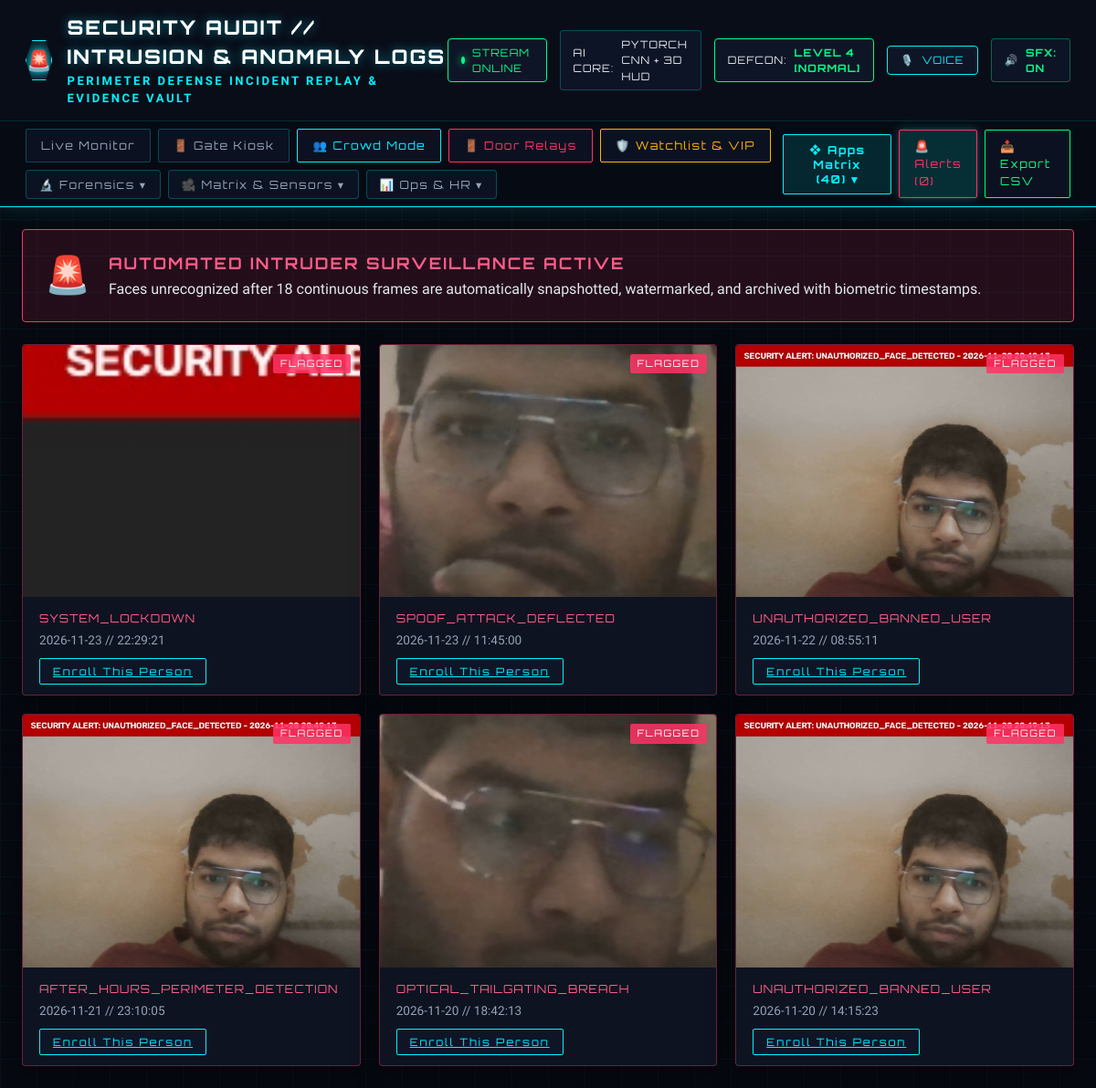
Screenshot of /alerts with the database file from the repository.
### tables this page shows
CREATE TABLE security_alerts (
                    id INTEGER PRIMARY KEY AUTOINCREMENT,
                    timestamp TEXT NOT NULL,
                    date TEXT NOT NULL,
                    time TEXT NOT NULL,
                    snapshot_url TEXT NOT NULL,
                    event_type TEXT DEFAULT 'UNAUTHORIZED_ACCESS',
                    status TEXT DEFAULT 'FLAGGED'
                );

### app.py (the view)
@app.route('/alerts')
def alerts_view():
    alerts = db.get_security_alerts(limit=30)
    return render_template('alerts.html', alerts=alerts)

### attendance_engine/db.py (called while the page is built)
    def _get_connection(self):
        conn = sqlite3.connect(self.db_path, check_same_thread=False)
        conn.row_factory = sqlite3.Row
        return conn

    def get_security_alerts(self, limit=20):
        with self._get_connection() as conn:
            cursor = conn.cursor()
            cursor.execute("SELECT * FROM security_alerts ORDER BY id DESC LIMIT ?", (limit,))
            return [dict(row) for row in cursor.fetchall()]

### templates/alerts.html (shortened to what this page needs)
<!DOCTYPE html>
<html lang="en">
<head>
  <link rel="stylesheet" href="/static/css/style.css">
</head>
<body>
    {% set active_page = 'alerts' %}
  {% set nav_icon = '🚨' %}
  {% set nav_title = 'SECURITY AUDIT // INTRUSION & ANOMALY LOGS' %}
  {% set nav_subtitle = 'PERIMETER DEFENSE INCIDENT REPLAY & EVIDENCE VAULT' %}
  {% include 'nav_header.html' %}
  <main class="main-container">
    <div class="alerts-banner-card">
      <div class="alert-icon-big">🚨</div>
      <div>
        <h2>AUTOMATED INTRUDER SURVEILLANCE ACTIVE</h2>
        <p>Faces unrecognized after 18 continuous frames are automatically snapshotted, watermarked, and archived with biometric timestamps.</p>
      </div>
    </div>
    <div class="alerts-grid">
      {% for alert in alerts %}
      <div class="cyber-panel alert-card">
        <div class="alert-img-wrap">
          <img src="{{ alert.snapshot_url }}" alt="Intruder Snapshot" class="alert-snapshot" style="cursor:pointer;" onclick='openForensicModal({user_name:"UNAUTHORIZED VISITOR", user_type:"Unregistered", punch_type:"SECURITY_ALERT", time:"{{ alert.time }}", date:"{{ alert.date }}", is_late:0, confidence:0.12, snapshot_url:"{{ alert.snapshot_url }}"})' title="Click to inspect Forensic Evidence">
          <div class="alert-badge-overlay">FLAGGED</div>
        </div>
        <div class="alert-details">
          <div class="alert-type">{{ alert.event_type }}</div>
          <div class="alert-time">{{ alert.date }} // {{ alert.time }}</div>
          <div class="alert-actions">
            <a href="/enroll" class="cyber-button secondary small">Enroll This Person</a>
          </div>
        </div>
      </div>
      {% else %}
      <div class="cyber-panel no-records-card">
        <div style="font-size: 2.5rem; margin-bottom: 12px;">🛡️</div>
        <h3>No Security Breaches Logged</h3>
        <p>All scanned faces matched authorized personnel or students.</p>
      </div>
      {% endfor %}
    </div>
  </main>
</body>
</html>

### static/css/style.css (style rules this page uses)
:root { --bg-primary: #070a12; --bg-secondary: #0d121f; --bg-card: rgba(16, 23, 38, 0.75); --border-cyan: #00f3ff; --border-dim: rgba(0, 243, 255, 0.25); --neon-cyan: #00f3ff; --neon-green: #00ff88; --neon-amber: #ffb800; --neon-purple: #9d4edd; --neon-red: #ff3366; --text-main: #e2e8f0; --text-muted: #94a3b8; --font-tech: 'Orbitron', -apple-system, sans-serif; --font-body: 'Rajdhani', -apple-system, sans-serif; }
* { margin: 0; padding: 0; box-sizing: border-box; }
body { background-color: var(--bg-primary); color: var(--text-main); font-family: var(--font-body); font-size: 16px; line-height: 1.5; min-height: 100vh; position: relative; overflow-x: hidden; }
.main-container { position: relative; z-index: 10; max-width: 1440px; margin: 0 auto; padding: 24px; }
.cyber-panel { background: var(--bg-card); border: 1px solid var(--border-dim); border-radius: 4px; box-shadow: 0 8px 30px rgba(0, 0, 0, 0.4); backdrop-filter: blur(12px); overflow: hidden; position: relative; }
.cyber-button { font-family: var(--font-tech); font-size: 0.8rem; letter-spacing: 2px; padding: 12px 24px; border: none; border-radius: 2px; cursor: pointer; transition: all 0.25s ease; }
.cyber-button.secondary { background: rgba(15, 23, 42, 0.8); color: var(--neon-cyan); border: 1px solid var(--border-cyan); }
.cyber-button.small { padding: 6px 14px; font-size: 0.72rem; }
.alerts-banner-card { display: flex; align-items: center; gap: 20px; background: rgba(255, 51, 102, 0.12); border: 1px solid var(--neon-red); padding: 20px 24px; border-radius: 4px; margin-bottom: 24px; }
.alert-icon-big { font-size: 2.5rem; }
.alerts-banner-card h2 { font-family: var(--font-tech); font-size: 1.1rem; color: #ff5c8a; letter-spacing: 2px; margin-bottom: 4px; }
.alerts-grid { display: grid; grid-template-columns: repeat(auto-fill, minmax(280px, 1fr)); gap: 20px; }
.alert-card { border-color: rgba(255, 51, 102, 0.4); }
.alert-img-wrap { position: relative; width: 100%; aspect-ratio: 4 / 3; background: #000; overflow: hidden; }
.alert-snapshot { width: 100%; height: 100%; object-fit: cover; }
.alert-badge-overlay { position: absolute; top: 10px; right: 10px; background: rgba(255, 51, 102, 0.85); color: #fff; font-family: var(--font-tech); font-size: 0.65rem; letter-spacing: 1.5px; padding: 3px 8px; border-radius: 2px; }
.alert-details { padding: 14px 18px; }
.alert-type { font-family: var(--font-tech); font-size: 0.78rem; color: #ff5c8a; letter-spacing: 1px; margin-bottom: 4px; }
.alert-time { font-size: 0.85rem; color: var(--text-muted); margin-bottom: 12px; }

### rows the page displays
security_alerts: snapshot_url (picture), event_type "SYSTEM_LOCKDOWN", date "2026-11-23", time "22:29:21"
security_alerts: snapshot_url (picture), event_type "SPOOF_ATTACK_DEFLECTED", date "2026-11-23", time "11:45:00"
security_alerts: snapshot_url (picture), event_type "UNAUTHORIZED_BANNED_USER", date "2026-11-22", time "08:55:11"
security_alerts: snapshot_url (picture), event_type "AFTER_HOURS_PERIMETER_DETECTION", date "2026-11-21", time "23:10:05"
security_alerts: snapshot_url (picture), event_type "OPTICAL_TAILGATING_BREACH", date "2026-11-20", time "18:42:13"
security_alerts: snapshot_url (picture), event_type "UNAUTHORIZED_BANNED_USER", date "2026-11-20", time "14:15:23"

### other values shown
{{ nav_icon|default('◈') }} "🚨"
{{ nav_title|default('NEXUS // BIOMETRIC 3D ATTENDANCE') }} "SECURITY AUDIT // INTRUSION & ANOMALY LOGS"
